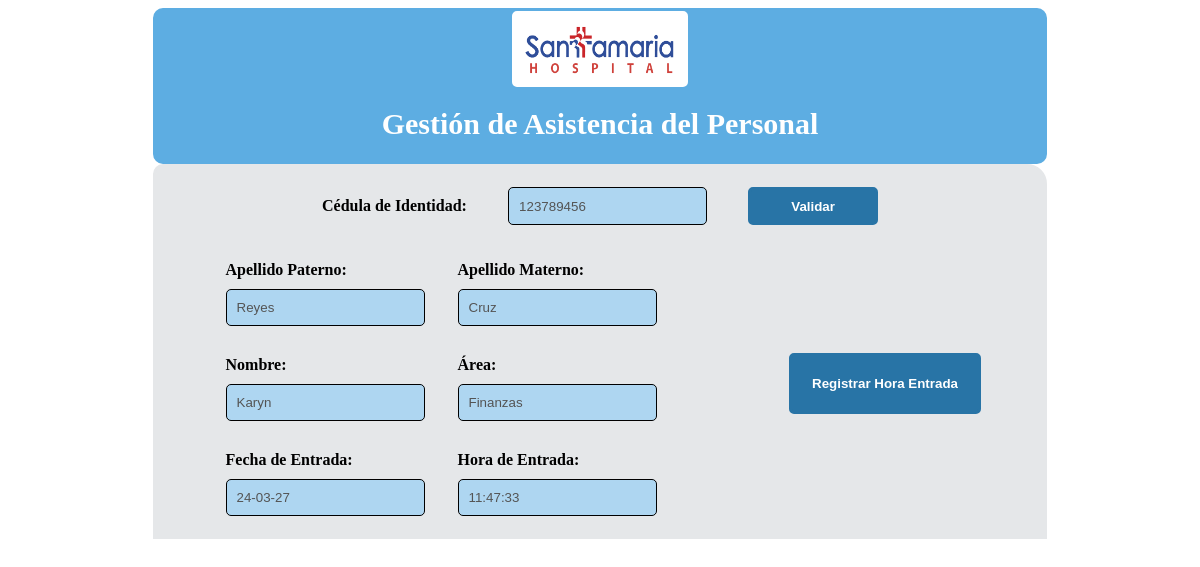
/view/content/empleado/registrar-entrada.php?ci=123789456, run on the app's committed database.
### tables this page shows
CREATE TABLE `empleado` (
  `ci_empleado` int NOT NULL,
  `nombre` varchar(25) NOT NULL,
  `apellido_paterno` varchar(25) NOT NULL,
  `apellido_materno` varchar(25) NOT NULL,
  `area` varchar(25) NOT NULL,
  PRIMARY KEY (`ci_empleado`)
);

### config/db.php (called while the page is built)
<?php
    class db{
        private $host="127.0.0.1:3306";
        private $dbname="asistencia";
        private $user="root";
        private $pass="Ed1Sal58@";
        public function conexion(){
            try{
                $PDO = new PDO("mysql:host=".$this->host.";dbname=".$this->dbname,$this->user,$this->pass);
                return $PDO;
            }catch(PDOException $e){
                return $e->getMessage();
            }
        }
    }
?>

### controller/personalController.php (called while the page is built, shortened)
<?php
    class personalController{
        private $model;
        public function __construct()
        {
            require_once("/xampp/htdocs/gestion-asistencia/gestion-asistencia/model/personalModel.php");
            $this->model = new personalModel();
        }
         public function find_id($id){
            return ($this->model->find_id($id) != false) ? $this->model->find_id($id): false;
        }
    }
?>

### model/personalModel.php (called while the page is built, shortened)
<?php
    class personalModel{
        private $PDO;
        public function __construct()
        {
            require_once("/xampp/htdocs/gestion-asistencia/gestion-asistencia/config/db.php");
            $con = new db();
            $this->PDO = $con->conexion();
        }
        public function find_id($ci){
            $statement = $this->PDO->prepare("SELECT * FROM empleado WHERE ci_empleado = :ci");
            $statement->bindParam(":ci", $ci);
            return ($statement->execute()) ? $statement->fetch(): false;
        }
    }
?>

### view/content/empleado/registrar-entrada.php (the view, shortened to what this page needs)
<!DOCTYPE html>
<html lang="en">
<head>
    <link rel="stylesheet" type="text/css" href="/gestion-asistencia/gestion-asistencia/view/css/header.css">
    <link rel="stylesheet" type="text/css" href="/gestion-asistencia/gestion-asistencia/view/css/re-section.css">
</head>
<body>
    <?php
        require_once("/xampp/htdocs/gestion-asistencia/gestion-asistencia/view/inc/header.php");
    ?>
    <section class="section-form-find">
        <form action="" method="GET" class="form-find-container">
            <label for="ci" class="form-lbl">Cédula de Identidad:</label>
            <input type="number" id="ci" name="ci" class="form-input" required <?php echo isset($_GET['ci']) ? 'value="' . $_GET['ci'] . '"' : ''; ?>>
            <button type="submit" class="form-btn">Validar</button>
        </form>
    </section>
    <?php
        require_once("/xampp/htdocs/gestion-asistencia/gestion-asistencia/controller/personalController.php");
        $obj = new personalController();
        if(isset($_GET['ci']) && !empty($_GET['ci'])){
            $band = $obj->find_id($_GET['ci']);
            if($band==false){
    ?>
                <script>
                    alert("Usuario no encontrado en el sistema");
                </script>
    <?php
            }else{
                $data = $obj->find_id($_GET['ci']);
                $fecha = date('y-m-d');
                $hora = date('H:i:s');
    ?>
                <section class="section-form-result">
                    <form method="POST" class="form-result-container" id="form-registro">
                        <div class="box">
                            <label for="apellido-p" class="form-lbl">Apellido Paterno:</label>
                            <input type="text" id="apellido-p" name="apellido-p" class="form-input" value="<?= $data[2]?>" disabled>
                        </div>
                        <div class="box">
                            <label for="apellido-m" class="form-lbl">Apellido Materno:</label>
                            <input type="text" id="apellido-m" name="apellido-m" class="form-input" value="<?= $data[3]?>" disabled>
                        </div>
                        <div class="box">
                            <label for="nombre" class="form-lbl">Nombre:</label>
                            <input type="text" id="nombre" name="nombre" class="form-input" value="<?= $data[1]?>" disabled>
                        </div>
                        <div class="box">
                            <label for="area" class="form-lbl">Área:</label>
                            <input type="text" id="area" name="area" class="form-input" value="<?= $data[4]?>" disabled>
                        </div>
                        <div class="box">
                            <label for="fecha-entrada" class="form-lbl">Fecha de Entrada:</label>
                            <input type="text" id="fecha-entrada" name="fecha-entrada" class="form-input" value="<?= $fecha?>" disabled>
                        </div>
                        <div class="box">
                            <label for="hora-entrada" class="form-lbl">Hora de Entrada:</label>
                            <input type="text" id="hora-entrada" name="hora-entrada" class="form-input" value="<?= $hora?>" disabled>
                        </div>
                    </form>
                    <button type="submit" class="form-result-btn" form="form-registro" name="registrar_entrada">Registrar Hora Entrada</button>
                </section>
    <?php
            }
        }
    ?>
</body>
</html>

### view/css/re-section.css (style rules this page uses)
.section-form-find { border: solid; border-color: #E5E7E9; background-color: #E5E7E9; border-radius: 10px 20px 0 0; width: 75%; padding: 20px 0 20px 0; margin: 0 auto; }
.section-form-result { border: solid; border-color: #E5E7E9; background-color: #E5E7E9; width: 75%; padding: 0 0 20px 0; margin: 0 auto; display: flex; justify-content: space-around; align-items: center; }
.form-find-container { width: 65%; display: flex; flex-wrap: wrap; justify-content: space-around; gap: 20px; margin: auto; }
.form-result-container { width: 50%; display: flex; flex-wrap: wrap; justify-content: space-around; gap: 20px; }
.form-lbl { font-weight: bold; padding: 10px 0; }
.form-input { border: solid; border-width: 1px; border-color: black; background: #AED6F1; border-radius: 5px; padding: 10px; }
.form-btn { border: solid; border-radius: 5px; border-color: #2874A6; background: #2874A6; color: white; font-weight: bold; cursor: pointer; padding: 5px 40px; }
.box { display: flex; flex-direction: column; }
.form-result-btn { border: solid; border-radius: 5px; padding: 20px; border-color: #2874A6; background: #2874A6; color: white; font-weight: bold; cursor: pointer; }

### data on the page
empleado: apellido-p "Reyes", apellido-m "Cruz", nombre "Karyn", area "Finanzas"
